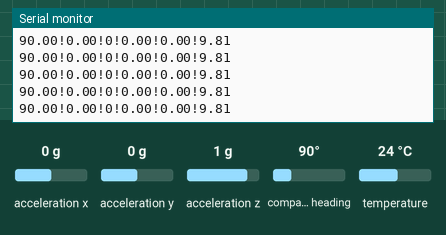
This sketch was run on a simulated Arduino Uno, built with avr-gcc and run on an emulated ATmega328P. Parts: the last lines printed to the serial monitor. The test bench sets the inputs (shaded band); at power-on: acceleration x 0 g, acceleration z 1 g, acceleration y 0 g, compass heading 90°, temperature 24 °C.

Above: at 2.6 s.
2.7 s: acceleration x set to -1.4 g
At 3.7 s:
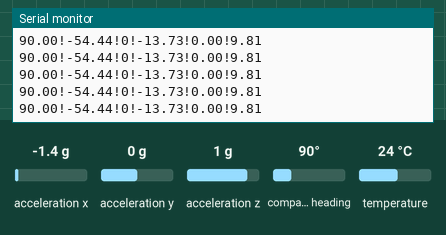
4.2 s: acceleration z set to -1.4 g
At 4.7 s:
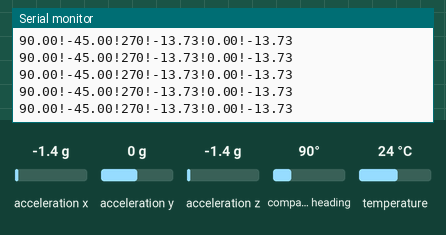
7.2 s: acceleration y set to -1.4 g
At 8.2 s:
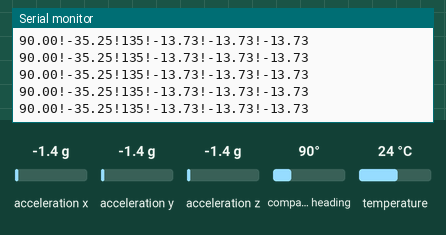
8.7 s: acceleration z set to 0 g
At 9.4 s:
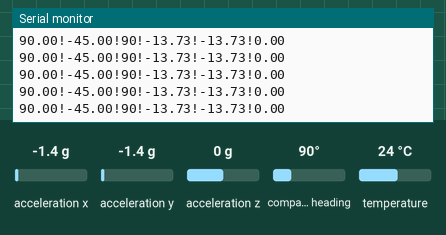
11.7 s: compass heading set to 269°
At 12.3 s:
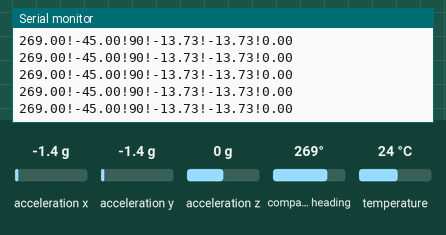
Timing chart, 0 to 14.7 s (numbered marks = the images above; inputs shaded):
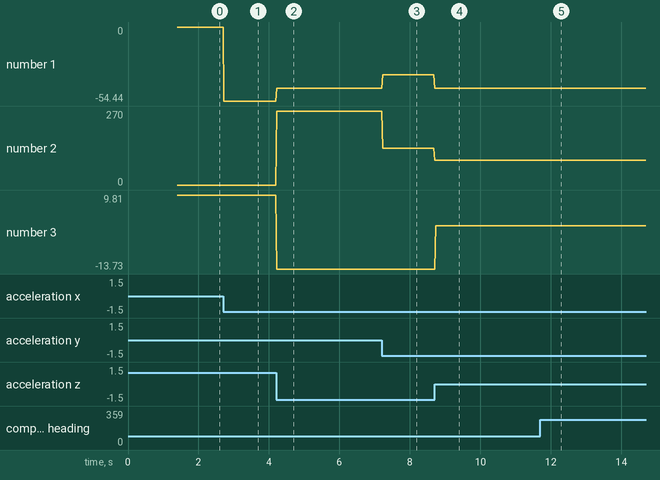

The sketch:

IMU_Data.ino
```cpp
#include <Wire.h>
#include <Adafruit_Sensor.h>
#include <Adafruit_BNO055.h>
#include <utility/imumaths.h>


/* Set the delay between fresh samples */
#define BNO055_SAMPLERATE_DELAY_MS (20)

// Check I2C device address and correct line below (by default address is 0x29 or 0x28)
//                                   id, address
Adafruit_BNO055 bno = Adafruit_BNO055(55, 0x28);

/**************************************************************************/
/*
    Displays some basic information on this sensor from the unified
    sensor API sensor_t type (see Adafruit_Sensor for more information)
*/
/**************************************************************************/
void displaySensorDetails(void)
{
  sensor_t sensor;
  bno.getSensor(&sensor);
//  Serial.println("------------------------------------");
//  Serial.print  ("Sensor:       "); Serial.println(sensor.name);
//  Serial.print  ("Driver Ver:   "); Serial.println(sensor.version);
//  Serial.print  ("Unique ID:    "); Serial.println(sensor.sensor_id);
//  Serial.print  ("Max Value:    "); Serial.print(sensor.max_value); Serial.println(" xxx");
//  Serial.print  ("Min Value:    "); Serial.print(sensor.min_value); Serial.println(" xxx");
//  Serial.print  ("Resolution:   "); Serial.print(sensor.resolution); Serial.println(" xxx");
//  Serial.println("------------------------------------");
//  Serial.println("");
  delay(200);
}

/**************************************************************************/
/*
    Display some basic info about the sensor status
*/
/**************************************************************************/
void displaySensorStatus(void)
{
  /* Get the system status values (mostly for debugging purposes) */
  uint8_t system_status, self_test_results, system_error;
  system_status = self_test_results = system_error = 0;
  bno.getSystemStatus(&system_status, &self_test_results, &system_error);

  /* Display the results in the Serial Monitor */
//  Serial.println("");
//  Serial.print("System Status: 0x");
//  Serial.println(system_status, HEX);
//  Serial.print("Self Test:     0x");
//  Serial.println(self_test_results, HEX);
//  Serial.print("System Error:  0x");
//  Serial.println(system_error, HEX);
//  Serial.println("");
  delay(200);
}

/**************************************************************************/
/*
    Display sensor calibration status
*/
/**************************************************************************/
void displayCalStatus(void)
{
  /* Get the four calibration values (0..3) */
  /* Any sensor data reporting 0 should be ignored, */
  /* 3 means 'fully calibrated" */
  uint8_t system, gyro, accel, mag;
  system = gyro = accel = mag = 0;
  bno.getCalibration(&system, &gyro, &accel, &mag);

  /* The data should be ignored until the system calibration is > 0 */
  //Serial.print("\t");
  if (!system)
  {
    //Serial.print("! ");
  }
}

/**************************************************************************/
/*
    Arduino setup function (automatically called at startup)
*/
/**************************************************************************/
void setup(void)
{
  Serial.begin(115200);
  //Serial.println("Orientation Sensor Test"); Serial.println("");

  /* Initialise the sensor */
  if(!bno.begin())
  {
    /* There was a problem detecting the BNO055 ... check your connections */
    //Serial.print("Ooops, no BNO055 detected ... Check your wiring or I2C ADDR!");
    while(1);
  }

  delay(1000);

  /* Display some basic information on this sensor */
  displaySensorDetails();

  /* Optional: Display current status */
  displaySensorStatus();

  bno.setExtCrystalUse(true);
}

/**************************************************************************/
/*
    Arduino loop function, called once 'setup' is complete (your own code
    should go here)
*/
/**************************************************************************/
void loop(void)
{
 /////////////////////////////////////////////////////////////////////////////////////////////////////////////////
sensors_event_t  accelerometerData;
  bno.getEvent(&accelerometerData, Adafruit_BNO055::VECTOR_ACCELEROMETER);

  int8_t boardTemp = bno.getTemp();

  uint8_t system, gyro, accel, mag = 0;
  bno.getCalibration(&system, &gyro, &accel, &mag);

  double x = -1000000, y = -1000000 , z = -1000000; //dumb values, easy to spot problem

    //Serial.print("Accl:");
    x = accelerometerData.acceleration.x;
    y = accelerometerData.acceleration.y;
    z = accelerometerData.acceleration.z;

//  Serial.print("x_accel= ");
//  Serial.print(x);
//  Serial.print(" |\ty_accel= ");
//  Serial.print(y);
//  Serial.print(" |\tz_Accel= ");
//  Serial.println(z);
  double accell[]={x,y,z};
//////////////////////////////////////////////////////////////////////////////////////////////////////////////
  /* Get a new sensor event */
  sensors_event_t event;
  bno.getEvent(&event);

  /* Display the floating point data */
  //Serial.print("X_oriet: ");
  //x_oreint = map(event.orientation.x, 0,
//  Serial.print(event.orientation.x, 4);
//  Serial.print("\tY_oriet: ");
//  Serial.print(event.orientation.y, 4);
//  Serial.print("\tZ_oriet: ");
  int z_oreint;
  if(event.orientation.z <0){
     z_oreint = map(event.orientation.z, -360, -0.001, 180, 360);
  }
  else{
    z_oreint = event.orientation.z;
  }
// z_oreint = map(z_oreint, 0, 360, 0, 255);
//int  y_orient = map(event.orientation.y, -360, 360, 99,99.1);
//  int x_orient = map(event.orientation.x, 0, 360, 0, 255);


  //Serial.print(z_oreint);
  //double arrayy[6]={x_orient, y_orient, z_oreint, x,y,z};

    //Serial.println(x_orient, y_orient, z_oreint, x,y,z);

  String x_ori = String(event.orientation.x);
  String y_ori = String(event.orientation.y);
  String z_ori = String(z_oreint);
  String x_acc = String(x);
  String y_acc = String(y);
  String z_acc = String(z);

 String outputt = x_ori+"!" +y_ori+"!" +z_ori+"!" +x_acc+"!" + y_acc+"!" +z_acc;
 Serial.println(outputt);
  /* Optional: Display calibration status */
  displayCalStatus();
  /* Optional: Display sensor status (debug only) */
  //displaySensorStatus();
  /* New line for the next sample */
  //Serial.println("");
  /* Wait the specified delay before requesting nex data */
  delay(BNO055_SAMPLERATE_DELAY_MS);
}

//void printEvent(sensors_event_t* event) {
//  double x = -1000000, y = -1000000 , z = -1000000; //dumb values, easy to spot problem
//  if (event->type == SENSOR_TYPE_ACCELEROMETER) {
//    //Serial.print("Accl:");
//    x = event->acceleration.x;
//    y = event->acceleration.y;
//    z = event->acceleration.z;
//  }
//
//  Serial.print("x_accel= ");
//  Serial.print(x);
//  Serial.print(" |\ty_accel= ");
//  Serial.print(y);
//  Serial.print(" |\tz_Accel= ");
//  Serial.println(z);
//  float accel[]={x,y,z};
//  return(accel);
//}
```

Measured:
- after the input at 2.7 s, the serial monitor: prints a new line at once (image 1)
- after the input at 4.2 s, the serial monitor: prints a new line at once (image 2)
- after the input at 7.2 s, the serial monitor: prints a new line at once (image 3)
- after the input at 8.7 s, the serial monitor: prints a new line at once (image 4)
- after the input at 11.7 s, the serial monitor: prints a new line at once (image 5)
- plotted number 1: 0 → -54.44 after the input at 2.7 s, -54.44 → -45 after the input at 4.2 s, -45 → -35.25 after the input at 7.2 s
- plotted number 2: 0 → 270 after the input at 4.2 s, 270 → 135 after the input at 7.2 s
